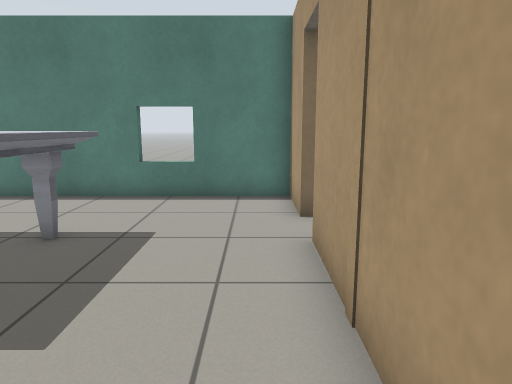
view 1 (above)

16 first-person views from a walk through a Gazebo world. The camera is 1 m above the floor, tilts 10° down and sees 70° across. The floor is counted in squares, 0.5 m on a side. Each view is taken from the middle of a square. On the plan, view 1 faces up. The plan holds only what a view shows up to about 19 squares ahead; the rest is blank. The robots in the file are not drawn. Simple patterns stand in for the simulator's built-in surfaces.

view 2
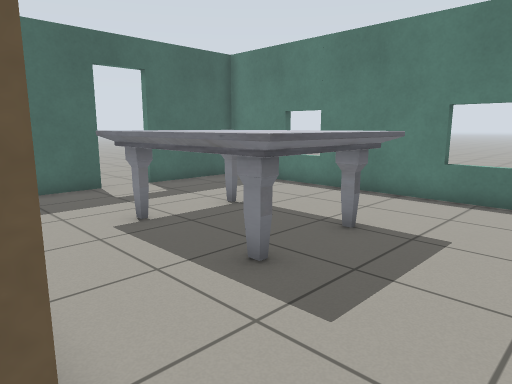

view 3
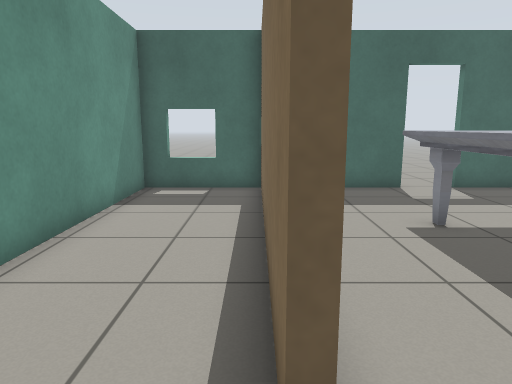

view 4
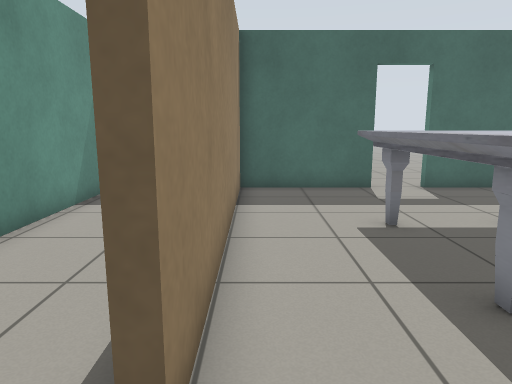

view 5
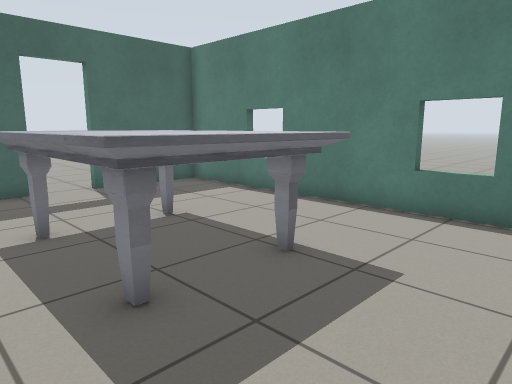

view 6
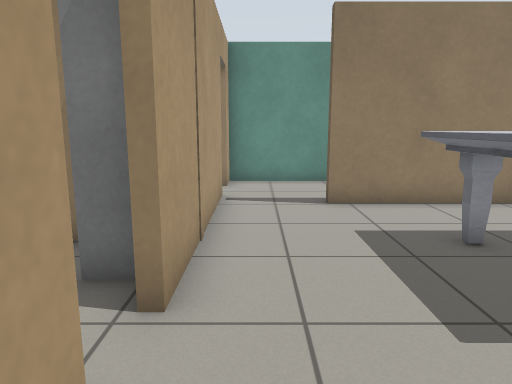

view 7
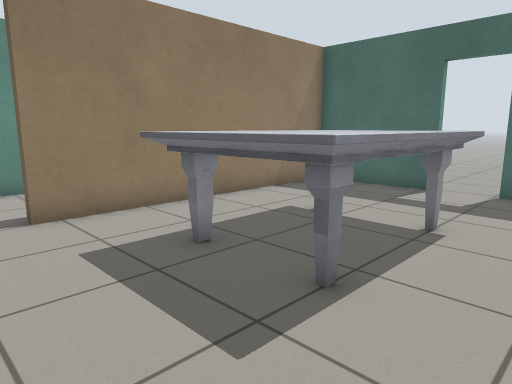

view 8
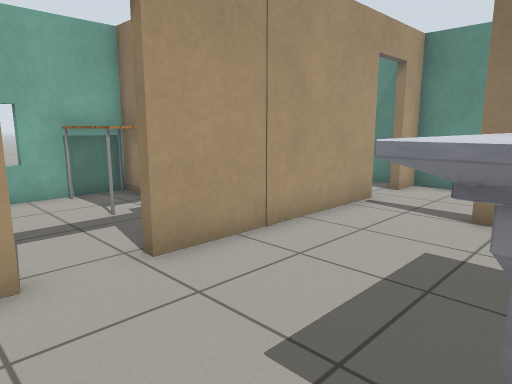

view 9
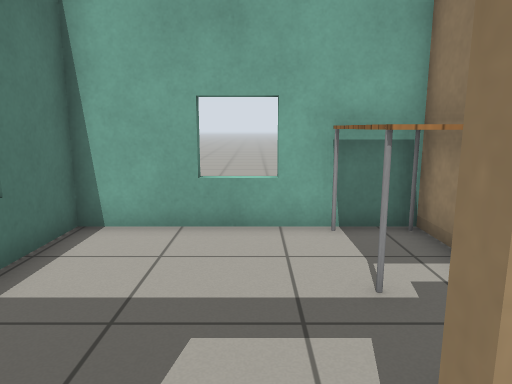

view 10
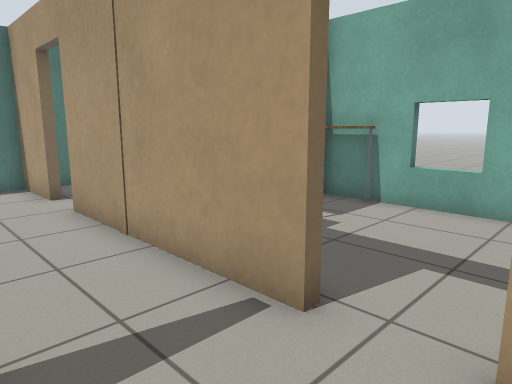

view 11
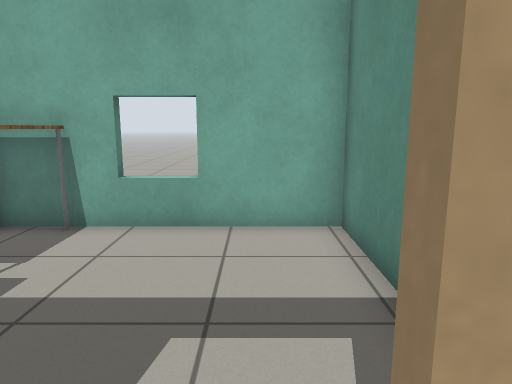

view 12
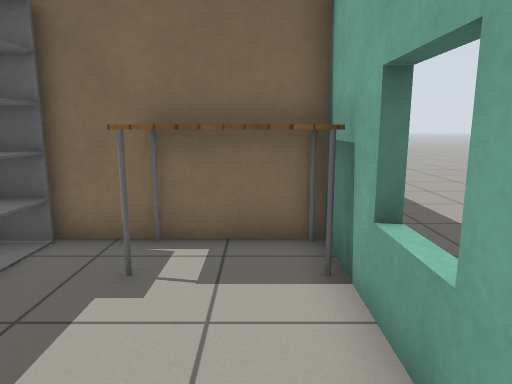

view 13
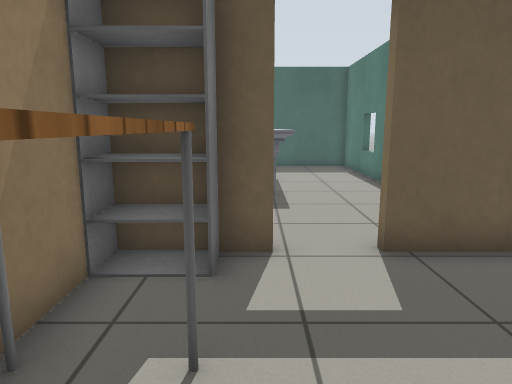

view 14
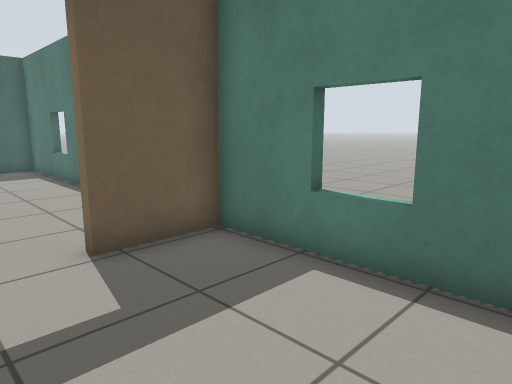

view 15
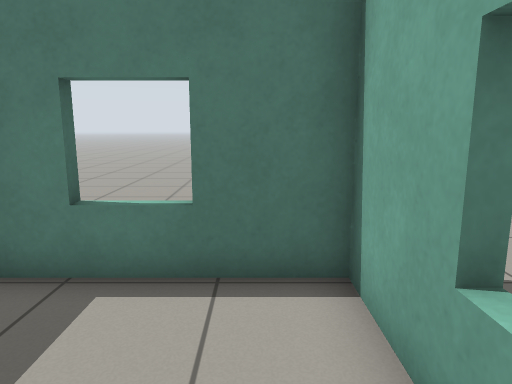

view 16
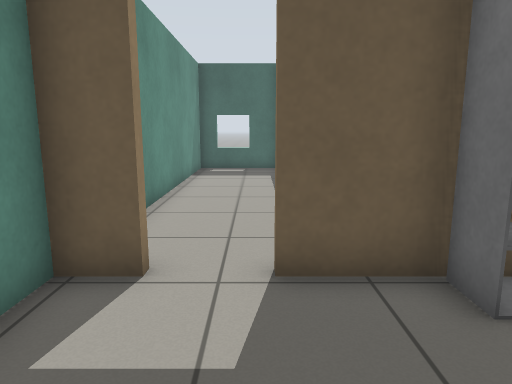

### Floor plan
Ten units are one square. View 1 is at (0, 0); x grows to the right and y downward. Boxes are objects, and circles mark ways between rooms. Rooms are numbered by the first view taken in them; rooms with no view inside come last. Other rooms are left out.
<svg viewBox="-126 -112 207 154">
<path fill="none" stroke="#000" d="M-19 -2 -121 -2 -121 37 10 37 10 25M10 7 10 -6M-121 -50 -121 -5 -19 -5M10 -80 10 -107 -121 -107 -121 -66M10 -6 10 -63M64 -37 73 -37 73 -107 13 -107 13 -80M34 -34 28 -34M28 -37 34 -37M74 -34 64 -34M71 -66 76 -66M13 -25 13 7M13 -63 13 -38M13 25 13 37 26 37M41 37 73 37 73 -15"/>
<rect x="-85" y="-75" width="60" height="40" fill="#bbb"><title>marble table</title></rect>
<rect x="15" y="-35" width="10" height="20" fill="#bbb"><title>bookshelf</title></rect>
<rect x="15" y="-55" width="10" height="20" fill="#bbb"><title>bookshelf</title></rect>
<rect x="35" y="-35" width="40" height="20" fill="#bbb"><title>table</title></rect>
<rect x="35" y="-55" width="40" height="20" fill="#bbb"><title>table</title></rect>
<circle cx="-5" cy="0" r="3" fill="#2a7"/>
<circle cx="10" cy="15" r="3" fill="#2a7"/>
<circle cx="10" cy="-75" r="3" fill="#2a7"/>
<text x="-50" y="20">1</text>
<text x="-60" y="-60">2</text>
<text x="50" y="-40">3</text>
</svg>
Room 1 opens to room 2. Room 1 opens to room 3. Room 2 opens to room 3.

Where each view was taken, in squares from view 1:
view 1: 0 up, 0 right, facing up
view 2: 0 up, 0 right, facing up-left
view 3: 0 up, 0 right, facing left
view 4: 1 up, 0 right, facing left
view 5: 2 up, 0 right, facing up-left
view 6: 10 up, 0 right, facing down
view 7: 9 up, 0 right, facing down-left
view 8: 9 up, 4 left, facing down-right
view 9: 7 up, 0 right, facing right
view 10: 3 down, 2 left, facing up-right
view 11: 2 down, 0 right, facing right
view 12: 3 down, 6 right, facing up
view 13: 6 up, 7 right, facing left
view 14: 6 up, 7 right, facing up-left
view 15: 6 up, 6 right, facing up
view 16: 1 down, 6 right, facing left
